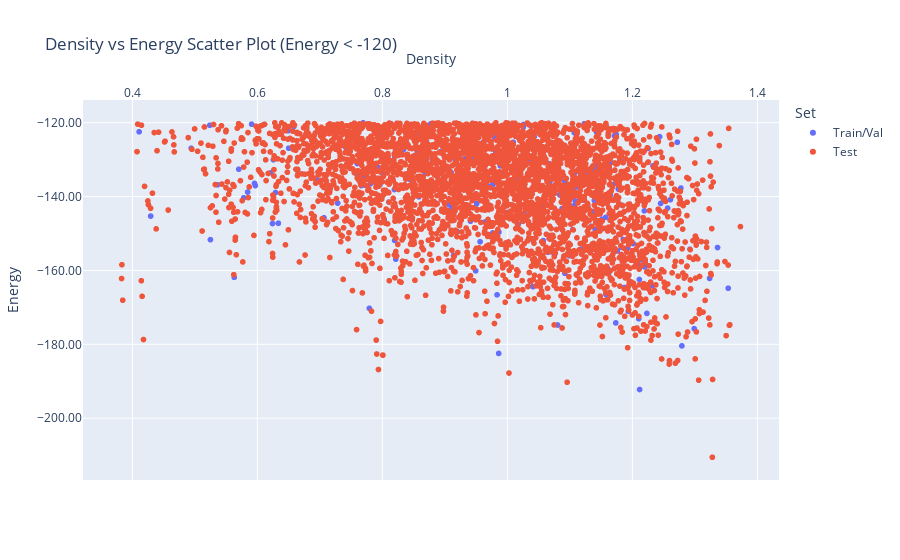

Source (notebook cell):
### Code cell
import pandas as pd
import plotly.express as px
import json


df_density = pd.read_csv(r'D:\Projects\MyProjects\MCRT\MCRT\cifs\Triptycene\T2cif\T2_density.csv', header=None)
df_energy = pd.read_csv(r'D:\Projects\MyProjects\MCRT\MCRT\cifs\Triptycene\T2cif\T2_lattice_energy.csv', header=None)

df = pd.merge(df_density, df_energy, on=0)
df.columns = ['Material', 'Density', 'Energy']

with open(r'D:\Projects\MyProjects\MCRT\MCRT\cifs\Triptycene\T2cif\dataset_split_500.json', 'r') as f:
    split_data = json.load(f)

df_pred = pd.read_csv(r'D:\Projects\MyProjects\MCRT\test_predictions_and_labels_T2_test_500.csv')
df_pred.columns = ['Material', 'Predictions', 'Labels']  

train_materials = set(split_data['train'])
val_materials = set(split_data['val'])
test_materials = set(split_data['test'])


df_train_val = df[df['Material'].isin(train_materials.union(val_materials))]
df_train_val['Set'] = 'Train/Val'

df_test = pd.merge(df_pred[['Material', 'Predictions']], df[['Material', 'Density']], on='Material', how='left')
df_test.columns = ['Material', 'Energy', 'Density']
df_test['Set'] = 'Test'

df_combined = pd.concat([df_train_val[['Material', 'Density', 'Energy', 'Set']], df_test], ignore_index=True)

df_filtered = df_combined[df_combined['Energy'] < -120]

fig = px.scatter(df_filtered, x='Density', y='Energy', color='Set', hover_data=['Material'],
                 labels={'Density': 'Density', 'Energy': 'Energy'},
                 title='Density vs Energy Scatter Plot (Energy < -120)')

fig.update_layout(
    xaxis=dict(side='top'),
    yaxis=dict(tickformat='.2f'),
    clickmode='event+select'
)

fig.show()

### Figure 1 — Plotly figure (JSON) as saved in the notebook; plotly's stock layout.template omitted (floating-point values rounded to 4 significant figures; data arrays with more than 128 entries replaced by an {"elided": "..."} marker saying what was removed)
{"data": [{"customdata": {"elided": "274x1 str values"}, "hovertemplate": "Set=Train/Val<br>Density=%{x}<br>Energy=%{y}<br>Material=%{customdata[0]}<extra></extra>", "legendgroup": "Train/Val", "marker": {"color": "#636efa", "symbol": "circle"}, "mode": "markers", "name": "Train/Val", "showlegend": true, "type": "scattergl", "x": {"elided": "274 float values"}, "xaxis": "x", "y": {"elided": "274 float values"}, "yaxis": "y"}, {"customdata": {"elided": "4037x1 str values"}, "hovertemplate": "Set=Test<br>Density=%{x}<br>Energy=%{y}<br>Material=%{customdata[0]}<extra></extra>", "legendgroup": "Test", "marker": {"color": "#EF553B", "symbol": "circle"}, "mode": "markers", "name": "Test", "showlegend": true, "type": "scattergl", "x": {"elided": "4037 float values"}, "xaxis": "x", "y": {"elided": "4037 float values"}, "yaxis": "y"}], "layout": {"clickmode": "event+select", "legend": {"title": {"text": "Set"}, "tracegroupgap": 0}, "title": {"text": "Density vs Energy Scatter Plot (Energy < -120)"}, "xaxis": {"anchor": "y", "domain": [0, 1], "side": "top", "title": {"text": "Density"}}, "yaxis": {"anchor": "x", "domain": [0, 1], "tickformat": ".2f", "title": {"text": "Energy"}}}}
